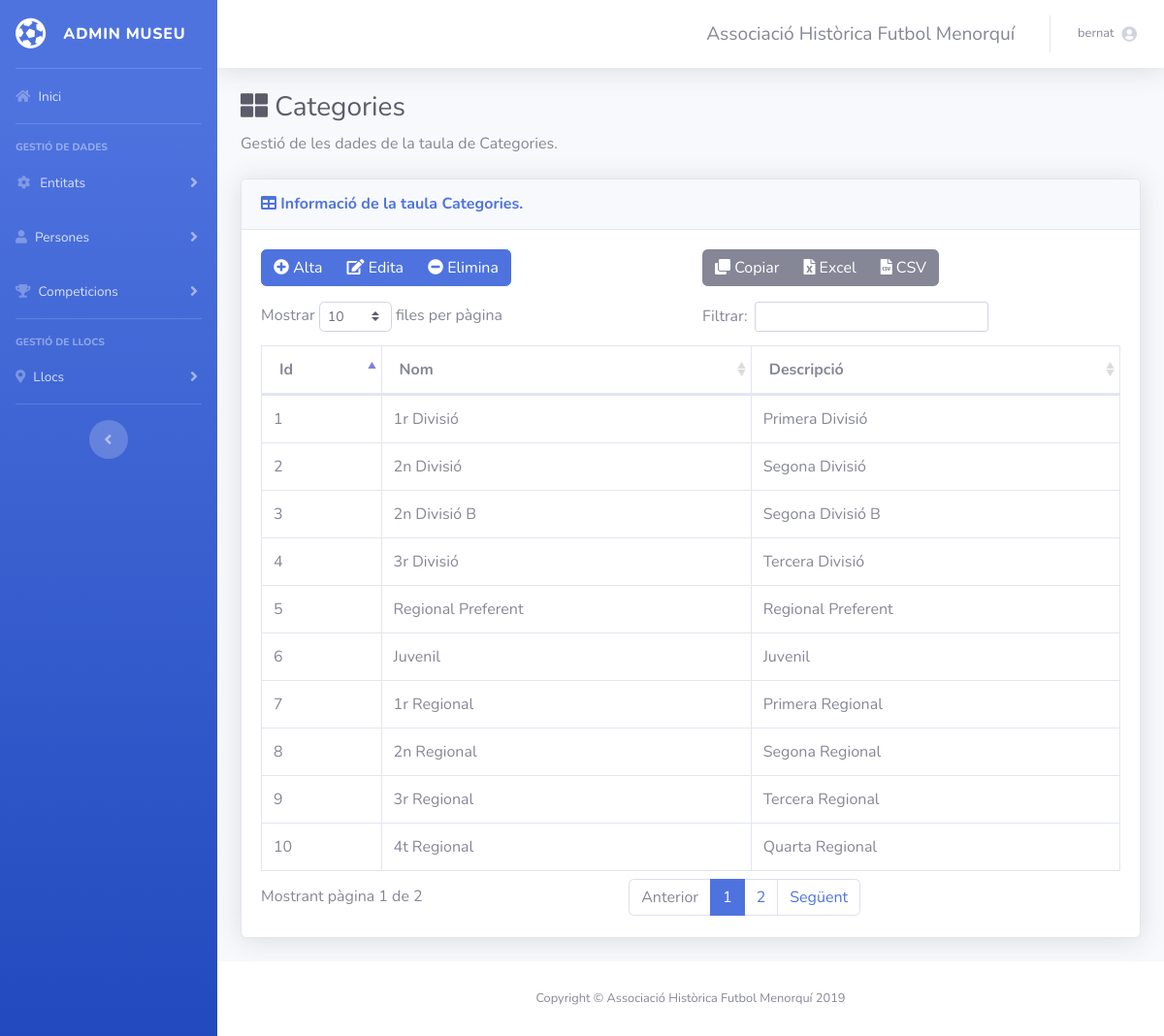
Page /categories.php (signed in) on the committed database.
### tables this page shows
CREATE TABLE `categories` (
  `id` int(11) NOT NULL,
  `nom` varchar(30) DEFAULT NULL,
  `descripcio` varchar(50) NOT NULL
);

### categories.php (the view, shortened to what this page needs)
<?php include("common/head.php") ?>
<?php require_once('connexions/connexio01.php'); ?>
<?php
$nomTaula = "Categories";
?>
<body id="page-top">
  <div id="wrapper">
    <?php include("common/navigation.php") ?>
    <div id="content-wrapper" class="d-flex flex-column">
      <div id="content">
        <?php include("common/notifications.php") ?>
        <div class="container-fluid">
          <h1 class="h3 mb-2 text-gray-800"><i class="fas fa-th-large"></i> <?php echo $nomTaula; ?></h1>
          <p class="mb-4">Gestió de les dades de la taula de <?php echo $nomTaula; ?>.</p>
          <div class="card shadow mb-4">
            <div class="card-header py-3">
              <h6 class="m-0 font-weight-bold text-primary"><i class="fa fa-table"></i> Informació de la taula <?php echo $nomTaula; ?>.</h6>
            </div>
            <div class="card-body">
              <div class="row" id="zona-botons">
                  <div class=" col-md-6">
                    <?php if($_SESSION['role']=="A" || $_SESSION['role']=="E") { ?>
                      <div class="btn-group"  role="group">
                          <button type="button" class="btn btn-primary btn-new" data-toggle="modal" data-target="#myNewModal"><i class="fas fa-plus-circle"></i> Alta</button>
                          <button type="button" class="btn btn-primary btn-edit" data-toggle="modal" data-target="#myEditModal"><i class="fa fa-edit"></i> Edita</button>
                          <button type="button" class="btn btn-primary btn-delete" data-toggle="modal" data-target="#myDeleteModal"><i class="fas fa-minus-circle"></i> Elimina</button>
                      </div>
                    <?php } ?>
                  </div>
                  <div class=" col-md-6">
                  </div>
              </div>
              <div class="table-responsive overflow-hidden">
                <table class="table table-bordered" id="dt" width="100%" cellspacing="0">
                  <thead>
                    <tr>
                      <th>Id</th>
                      <th>Nom</th>
                      <th>Descripció</th>
                    </tr>
                  </thead>
                  <tbody>
                        <?php
                        $query_rsGrups = "SELECT * FROM categories ORDER BY nom ASC";
                        $rs = mysqli_query($con01, $query_rsGrups) or die("Error: ".mysqli_error($con01));
                        while ($row = mysqli_fetch_array($rs)){
                        ?>
                        <tr>
                            <td><?php echo $row['id']; ?></td>
                            <td><?php echo ($row['nom']); ?></td>
                            <td><?php echo ($row['descripcio']); ?></td>
                        </tr>
                        <?php
                            }
                        ?>
                  </tbody>
                </table>
              </div>
            </div>
          </div>
        </div>
      </div>
      <?php include("common/footer.php") ?>
    </div>
  </div>
</body>
</html>

### rows in the picture
categories: id "1", nom "1r Divisió", descripcio "Primera Divisió"
categories: id "7", nom "1r Regional", descripcio "Primera Regional"
categories: id "2", nom "2n Divisió", descripcio "Segona Divisió"
categories: id "3", nom "2n Divisió B", descripcio "Segona Divisió B"
categories: id "8", nom "2n Regional", descripcio "Segona Regional"
categories: id "4", nom "3r Divisió", descripcio "Tercera Divisió"
categories: id "9", nom "3r Regional", descripcio "Tercera Regional"
categories: id "10", nom "4t Regional", descripcio "Quarta Regional"
categories: id "6", nom "Juvenil", descripcio "Juvenil"
categories: id "5", nom "Regional Preferent", descripcio "Regional Preferent"

### other values in the picture
$_SESSION['username'] "bernat"
$nomTaula "Categories"
